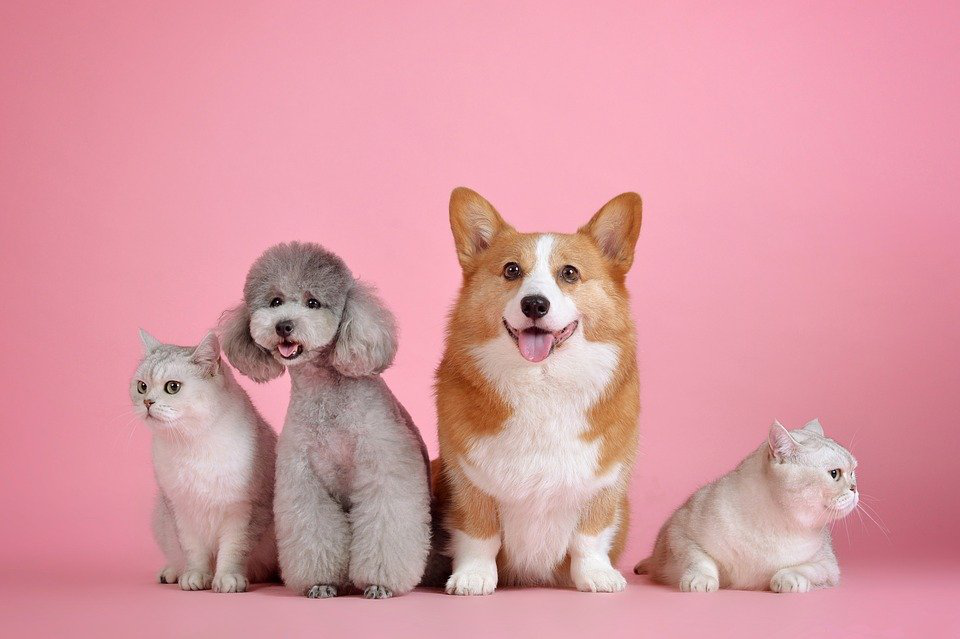
#> input picture cv2/dogs.bmp, 960 x 639 px
$ jupyter execute cv2_4_imread.ipynb
#> lines starting #> are read from the running program, lines starting #| are printed output that depends on the picture
이미지 읽기
cv2.imread()
   - path, 이미지 파일의 flag 값을 인자로 넣어줌
      - cv2.IMREAD_COLOR : 이미지 파일을 color로 읽어들이고, 투명한 부분은 무시되며, Default값
      - cv2.IMREAD_GRAYSCALE : 이미지를 Grayscale로 읽음. 실제 이미지 처리시 중간 단계로 많이 사용
      - cv2.IMREAD_UNCHANGED : 이미지 파일을 alpha channel(투명도)까지 포함하여 읽어 들임
   - (주의) cv2.IMREAD()는 잘못된 경로로 읽어도 NoneType으로 들어갈 뿐, 오류를 발생하지 않음

link (Lion.jpg) : http://cdn.pixabay.com/photo/2021/07/13/20/00/lion-6464429_960_720.jpg

[cell 1]
import cv2
import matplotlib.pyplot as plt
plt.style.use('seaborn-white')

[cell 2]
image = cv2.imread('dogs.bmp', cv2.IMREAD_UNCHANGED)
#> image is the input picture: shape (639, 960, 3); mean B, G, R 162.4, 153.1, 217.8

[cell 3]
print(type(image))
#| <class 'numpy.ndarray'>
print(image.shape)
#| (639, 960, 3)

[cell 4]
cv2.imshow('dogs', image)
cv2.waitKey(0)             # 이미지가 응답없음이 뜰 때
cv2.destroyAllWindows()    # 이미지가 응답없음이 뜰 때

[cell 5]
image = cv2.cvtColor(image, cv2.COLOR_BGR2RGB)

plt.imshow(image)  # cv2.imread 로 불러왔기 때문에 BGR로 배열
plt.show()

[cell 6]
image_temp = cv2.cvtColor(image, cv2.COLOR_BGR2RGB)   # BGR에서 RGB로 채널변경

[cell 7]
plt.imshow(image_temp)
plt.show()

      - grayscale로 읽기

[cell 8]
img_gray = cv2.imread('dogs.bmp', cv2.IMREAD_GRAYSCALE)
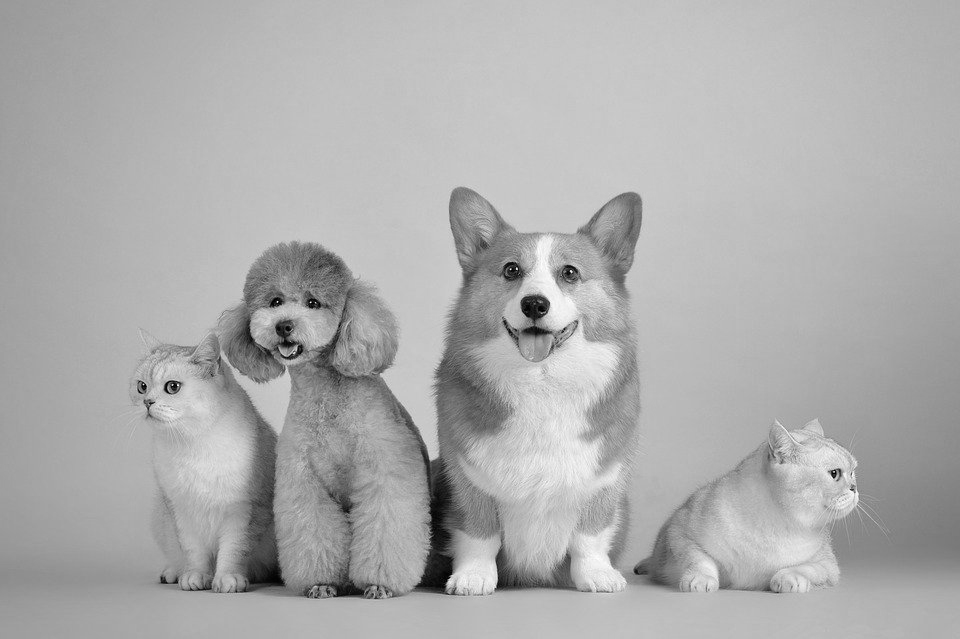
#> img_gray: shape (639, 960); min 0, max 254, mean 173

print(img_gray.shape)    # cv2.IMREAD_GRAYSCALE 을 적용한 결과 2차원 배열로 반환하는 것을 확인
#| (639, 960)
